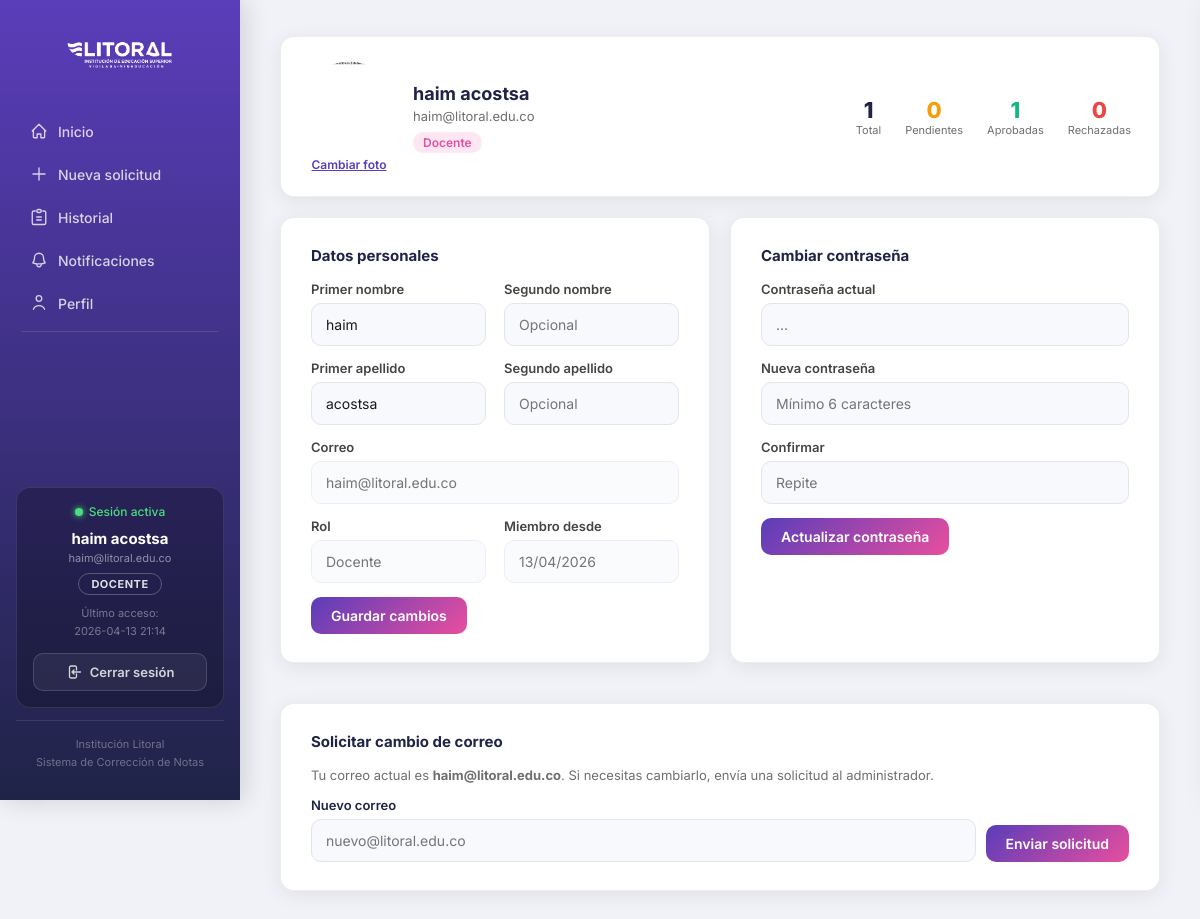
The app's page /public/perfil.php (signed in) with its own data.
### tables this page shows
CREATE TABLE `profesores` (
  `profesor_id` int(11) NOT NULL,
  `primer_nombre` varchar(100) NOT NULL,
  `segundo_nombre` varchar(100) DEFAULT NULL,
  `primer_apellido` varchar(100) NOT NULL,
  `segundo_apellido` varchar(100) DEFAULT NULL,
  `email` varchar(200) NOT NULL,
  `password_hash` varchar(255) NOT NULL,
  `rol` enum('ADMINISTRADOR','SOLICITANTE') NOT NULL DEFAULT 'SOLICITANTE',
  `fecha_creacion` datetime NOT NULL DEFAULT current_timestamp(),
  `ultimo_acceso` datetime DEFAULT NULL,
  `foto` varchar(255) DEFAULT NULL,
  `activo` tinyint(1) NOT NULL DEFAULT 1
);

### src/auth.php (called while the page is built, shortened)
<?php
function isLoggedIn() {
    return isset($_SESSION['user_id']);
}
function currentUser($pdo) {
    $stmt = $pdo->prepare('SELECT profesor_id, CONCAT(primer_nombre, " ", primer_apellido) as nombre, email, rol FROM profesores WHERE profesor_id = ?');
    $stmt->execute([$_SESSION['user_id']]);
    return $stmt->fetch();
}
?>

### src/helpers.php (called while the page is built, shortened)
<?php
function h($s){ return htmlspecialchars($s, ENT_QUOTES, 'UTF-8'); }

### public/perfil.php (the view, shortened to what this page needs)
<?php
require_once __DIR__.'/../src/auth.php';
require_once __DIR__.'/../src/helpers.php';
$user = currentUser($pdo);
$r = $pdo->prepare("SELECT estado,COUNT(*) as c FROM solicitudes WHERE profesor_solicitante_id=? GROUP BY estado");
$r->execute([$user['profesor_id']]);
$stats = ['pendiente'=>0,'aprobada'=>0,'rechazada'=>0];
foreach ($r->fetchAll() as $row) $stats[strtolower($row['estado'])] = (int)$row['c'];
$stats['total'] = array_sum($stats);
$stmt = $pdo->prepare('SELECT primer_nombre,segundo_nombre,primer_apellido,segundo_apellido,email,rol,fecha_creacion,foto FROM profesores WHERE profesor_id=?');
$stmt->execute([$user['profesor_id']]);
$perfil = $stmt->fetch();
$fotoUrl = !empty($perfil['foto']) && is_file(__DIR__.'/uploads/fotos/'.$perfil['foto'])
    ? 'uploads/fotos/'.htmlspecialchars($perfil['foto'], ENT_QUOTES, 'UTF-8')
    : null;
$iniciales = strtoupper(substr($perfil['primer_nombre'],0,1).substr($perfil['primer_apellido'],0,1));
$sol_email_q = $pdo->prepare("SELECT * FROM solicitudes_email WHERE profesor_id=? AND estado='PENDIENTE' ORDER BY fecha_solicitud DESC LIMIT 1");
$sol_email_q->execute([$user['profesor_id']]);
$sol_email = $sol_email_q->fetch();
include 'header.php';
?>
<div class="perfil-header card">
  <div style="display:flex;flex-direction:column;align-items:center;gap:8px;flex-shrink:0">
    <div class="perfil-avatar-wrap">
      <?php if ($fotoUrl): ?>
        <img src="<?= $fotoUrl ?>" alt="Foto" class="perfil-avatar-img">
      <?php else: ?>
        <div class="perfil-avatar"><?= $iniciales ?></div>
      <?php endif; ?>
    </div>
    <button type="button" onclick="document.getElementById('fotoInput').click()" class="btn-cambiar-foto">Cambiar foto</button>
  </div>
  <div class="perfil-info">
    <div class="perfil-nombre"><?= htmlspecialchars(trim($perfil['primer_nombre'].' '.($perfil['segundo_nombre']??'').' '.$perfil['primer_apellido'].' '.($perfil['segundo_apellido']??'')), ENT_QUOTES, 'UTF-8') ?></div>
    <div class="perfil-email"><?= htmlspecialchars($perfil['email'], ENT_QUOTES, 'UTF-8') ?></div>
    <span class="rol-badge <?= $perfil['rol']==='ADMINISTRADOR' ? 'admin' : 'solicitante' ?>">
      <?= $perfil['rol']==='ADMINISTRADOR' ? 'Administrador' : 'Docente' ?>
    </span>
  </div>
  <div class="perfil-stats">
    <div class="pstat"><span class="pstat-val"><?= $stats['total'] ?></span><span class="pstat-label">Total</span></div>
    <div class="pstat"><span class="pstat-val" style="color:#F59E0B"><?= $stats['pendiente'] ?></span><span class="pstat-label">Pendientes</span></div>
    <div class="pstat"><span class="pstat-val" style="color:#10B981"><?= $stats['aprobada'] ?></span><span class="pstat-label">Aprobadas</span></div>
    <div class="pstat"><span class="pstat-val" style="color:#EF4444"><?= $stats['rechazada'] ?></span><span class="pstat-label">Rechazadas</span></div>
  </div>
</div>
<div style="display:grid;grid-template-columns:1fr 1fr;gap:20px">
  <div class="card">
    <h4>Datos personales</h4>
    <form method="post">
      <div class="form-row" style="margin-bottom:14px">
        <div class="col"><label>Primer nombre</label><input class="input" name="primer_nombre" value="<?= htmlspecialchars($perfil['primer_nombre']??'', ENT_QUOTES, 'UTF-8') ?>" required></div>
        <div class="col"><label>Segundo nombre</label><input class="input" name="segundo_nombre" value="<?= htmlspecialchars($perfil['segundo_nombre']??'', ENT_QUOTES, 'UTF-8') ?>" placeholder="Opcional"></div>
      </div>
      <div class="form-row" style="margin-bottom:14px">
        <div class="col"><label>Primer apellido</label><input class="input" name="primer_apellido" value="<?= htmlspecialchars($perfil['primer_apellido']??'', ENT_QUOTES, 'UTF-8') ?>" required></div>
        <div class="col"><label>Segundo apellido</label><input class="input" name="segundo_apellido" value="<?= htmlspecialchars($perfil['segundo_apellido']??'', ENT_QUOTES, 'UTF-8') ?>" placeholder="Opcional"></div>
      </div>
      <div style="margin-bottom:14px">
        <label>Correo</label>
        <input class="input" value="<?= htmlspecialchars($perfil['email'], ENT_QUOTES, 'UTF-8') ?>" disabled style="opacity:.6;cursor:not-allowed">
      </div>
      <div class="form-row" style="margin-bottom:14px">
        <div class="col"><label>Rol</label><input class="input" value="<?= $perfil['rol']==='ADMINISTRADOR' ? 'Administrador' : 'Docente' ?>" disabled style="opacity:.6;cursor:not-allowed"></div>
        <div class="col"><label>Miembro desde</label><input class="input" value="<?= date('d/m/Y', strtotime($perfil['fecha_creacion'])) ?>" disabled style="opacity:.6;cursor:not-allowed"></div>
      </div>
      <button class="btn btn-primary">Guardar cambios</button>
    </form>
  </div>
  <div class="card">
    <h4>Cambiar contraseña</h4>
    <form method="post">
      <div style="margin-bottom:14px"><label>Contraseña actual</label><input class="input" type="password" name="password_actual" placeholder="..." required></div>
      <div style="margin-bottom:14px"><label>Nueva contraseña</label><input class="input" type="password" name="password_nueva" placeholder="Mínimo 6 caracteres" required></div>
      <div style="margin-bottom:14px"><label>Confirmar</label><input class="input" type="password" name="password_confirma" placeholder="Repite" required></div>
      <button class="btn btn-primary">Actualizar contraseña</button>
    </form>
  </div>
</div>
<div class="card" style="margin-top:20px">
  <h4>Solicitar cambio de correo</h4>
  <?php if ($sol_email): ?>
    <div style="background:#FEF3C7;border-left:4px solid #F59E0B;border-radius:8px;padding:12px 16px;font-size:13px;margin-bottom:16px">
      <strong>Solicitud pendiente</strong> — Estás esperando que el administrador apruebe el cambio a
      <strong><?= h($sol_email['email_nuevo']) ?></strong>.<br>
      <span style="color:#aaa;font-size:11px">Enviada el <?= date('d/m/Y H:i', strtotime($sol_email['fecha_solicitud'])) ?></span>
    </div>
    <form method="post">
      <input type="hidden" name="csrf_token" value="<?= csrf_token() ?>">
      <input type="hidden" name="accion" value="cancelar_cambio_email">
      <button class="btn btn-sm" type="submit"
        style="background:#FEE2E2;color:#991B1B;border:none;cursor:pointer;font-family:inherit;font-weight:600;padding:8px 16px;border-radius:8px">
        Cancelar solicitud
      </button>
    </form>
  <?php else: ?>
    <p style="font-size:13px;color:#6F6F6F;margin-bottom:14px">
      Tu correo actual es <strong><?= h($perfil['email']) ?></strong>.
      Si necesitas cambiarlo, envía una solicitud al administrador.
    </p>
    <form method="post">
      <div style="display:flex;gap:10px;align-items:flex-end;flex-wrap:wrap">
        <div style="flex:1;min-width:220px">
          <label style="font-size:13px;font-weight:600;color:#1F2347;display:block;margin-bottom:6px">Nuevo correo</label>
          <input class="input" type="email" name="nuevo_email" placeholder="nuevo@litoral.edu.co" required>
        </div>
        <button class="btn btn-primary" type="submit" style="white-space:nowrap">Enviar solicitud</button>
      </div>
    </form>
  <?php endif; ?>
</div>
<?php include 'footer.php'; ?>

### public/header.php (shortened to what this page needs)
<?php
require_once __DIR__ . '/../src/auth.php';
require_once __DIR__ . '/../src/helpers.php';
$user = currentUser($pdo);
$ultimo_acceso = null;
if ($user) {
    $ua = $pdo->prepare("SELECT ultimo_acceso FROM profesores WHERE profesor_id=?");
    $ua->execute([$user['profesor_id']]);
    $ultimo_acceso = $ua->fetchColumn();
}
?>
<!doctype html>
<html lang="es">
<head>
    <link rel="stylesheet" href="css/global.css">
</head>
<body>
<div class="app">
    <aside class="sidebar">
        <div class="logo">
            <img src="img/logo_login.png" alt="Litoral" class="logo-img">
        </div>
        <nav class="nav">
            <?php if ($user): ?>
                <a href="dashboard_profesor.php">
                    <svg width="18" height="18" fill="none" viewBox="0 0 24 24" stroke="currentColor" stroke-width="1.8"><path stroke-linecap="round" stroke-linejoin="round" d="M3 12l9-9 9 9M4.5 10.5V20a1 1 0 001 1h4v-5h5v5h4a1 1 0 001-1v-9.5"/></svg>
                    Inicio
                </a>
                <a href="crear_solicitud.php">
                    <svg width="18" height="18" fill="none" viewBox="0 0 24 24" stroke="currentColor" stroke-width="1.8"><path stroke-linecap="round" stroke-linejoin="round" d="M12 4v16m8-8H4"/></svg>
                    Nueva solicitud
                </a>
                <a href="ver_solicitudes.php">
                    <svg width="18" height="18" fill="none" viewBox="0 0 24 24" stroke="currentColor" stroke-width="1.8"><path stroke-linecap="round" stroke-linejoin="round" d="M9 12h6m-6 4h6M7 4H5a2 2 0 00-2 2v14a2 2 0 002 2h14a2 2 0 002-2V6a2 2 0 00-2-2h-2M9 4a2 2 0 012-2h2a2 2 0 012 2v0a2 2 0 01-2 2h-2a2 2 0 01-2-2z"/></svg>
                    Historial
                </a>
                <a href="#" class="notif-trigger" id="notifBtn">
                    <span style="position:relative; display:flex; align-items:center;">
                    </span>
                    Notificaciones
                </a>
                <a href="perfil.php">
                    <svg width="18" height="18" fill="none" viewBox="0 0 24 24" stroke="currentColor" stroke-width="1.8"><path stroke-linecap="round" stroke-linejoin="round" d="M15.75 6a3.75 3.75 0 11-7.5 0 3.75 3.75 0 017.5 0zM4.5 20.25a8.25 8.25 0 0115 0"/></svg>
                    Perfil
                </a>
                <div class="nav-divider"></div>
            <?php endif; ?>
        </nav>
        <div style="flex:1"></div>
        <?php if ($user): ?>
        <div class="sidebar-user-card">
            <div class="sidebar-user-status">
                <span class="status-dot"></span>
                <span>Sesi&oacute;n activa</span>
            </div>
            <div class="sidebar-user-name"><?= htmlspecialchars($user['nombre'], ENT_QUOTES, 'UTF-8') ?></div>
            <div class="sidebar-user-email"><?= htmlspecialchars($user['email'], ENT_QUOTES, 'UTF-8') ?></div>
            <span class="sidebar-user-rol"><?= $user['rol'] === 'ADMINISTRADOR' ? 'ADMINISTRADOR' : 'DOCENTE' ?></span>
            <?php if ($ultimo_acceso): ?>
            <div class="sidebar-user-acceso">
                <span>&#218;ltimo acceso:</span><br>
                <span><?= date('Y-m-d H:i', strtotime($ultimo_acceso)) ?></span>
            </div>
            <?php endif; ?>
            <a href="logout.php" class="sidebar-logout-btn">
                <svg width="16" height="16" fill="none" viewBox="0 0 24 24" stroke="currentColor" stroke-width="2"><path stroke-linecap="round" stroke-linejoin="round" d="M15.75 9V5.25A2.25 2.25 0 0013.5 3h-6a2.25 2.25 0 00-2.25 2.25v13.5A2.25 2.25 0 007.5 21h6a2.25 2.25 0 002.25-2.25V15M12 9l-3 3m0 0l3 3m-3-3h12.75"/></svg>
                Cerrar sesi&oacute;n
            </a>
        </div>
        <?php endif; ?>
        <div class="footer-note">
            Instituci&oacute;n Litoral<br>Sistema de Correcci&oacute;n de Notas
        </div>
    </aside>
    <main class="main">

### public/css/global.css (style rules this page uses)
:root { --primary: #5A3DBA; --primary-dark: #472F99; --secondary: #1F2347; --accent: #E84E9F; --accent-dark: #d13c88; --bg: #F0F2F8; --surface: #FFFFFF; --text: #1A1A1A; --muted: #6F6F6F; --radius: 14px; --shadow: 0 4px 20px rgba(0,0,0,0.07); --shadow-lg: 0 12px 40px rgba(0,0,0,0.12); --border: 1px solid rgba(0,0,0,0.07); }
* { box-sizing: border-box; margin: 0; padding: 0; }
body { font-family: 'Inter', 'Segoe UI', Roboto, sans-serif; background: var(--bg); color: var(--text); font-size: 15px; min-height: 100vh; }
.app { display: flex; min-height: 100vh; }
.sidebar { width: 240px; min-height: 100vh; background: linear-gradient(180deg, var(--primary) 0%, var(--secondary) 100%); padding: 28px 16px; display: flex; flex-direction: column; color: white; position: sticky; top: 0; height: 100vh; overflow-y: auto; box-shadow: 4px 0 24px rgba(0,0,0,0.15); }
.logo { text-align: center; margin-bottom: 32px; }
.logo-img { width: 130px; display: block; margin: 0 auto; filter: brightness(0) invert(1); }
.nav a { text-decoration: none; color: rgba(255,255,255,0.78); padding: 11px 14px; display: flex; align-items: center; gap: 10px; border-radius: 10px; margin-bottom: 3px; font-weight: 500; font-size: 14px; transition: all .15s ease; }
.nav-divider { height: 1px; background: rgba(255,255,255,0.12); margin: 8px 6px; }
.footer-note { font-size: 11px; color: rgba(255,255,255,0.35); text-align: center; line-height: 1.7; padding-top: 14px; border-top: 1px solid rgba(255,255,255,0.1); margin-top: auto; }
.main { flex: 1; padding: 36px 40px; }
.card { background: var(--surface); padding: 28px 30px; border-radius: var(--radius); box-shadow: var(--shadow); margin-bottom: 20px; border: var(--border); transition: box-shadow .2s ease, transform .2s ease; }
.card h3, .card h4 { margin-bottom: 16px; font-weight: 700; color: var(--secondary); }
.btn { padding: 10px 20px; border-radius: 10px; border: none; cursor: pointer; font-weight: 600; font-size: 14px; font-family: inherit; transition: all .15s ease; text-decoration: none !important; display: inline-block; }
.btn-primary { background: linear-gradient(135deg, var(--primary), var(--accent)); color: white; }
.input, textarea, select { width: 100%; padding: 12px 14px; border: 1.5px solid #E2E4EF; border-radius: 10px; background: #F8F9FC; font-size: 14px; font-family: inherit; color: var(--text); transition: all .15s ease; outline: none; }
label { display: block; font-size: 13px; font-weight: 600; color: #444; margin-bottom: 6px; }
.form-row { display: flex; gap: 18px; }
.col { flex: 1; }
.sidebar-user-card { background: rgba(0,0,0,0.25); border: 1px solid rgba(255,255,255,0.1); border-radius: 14px; padding: 16px; margin-bottom: 12px; text-align: center; }
.sidebar-user-status { display: flex; align-items: center; justify-content: center; gap: 6px; font-size: 12px; color: #4ade80; margin-bottom: 10px; font-weight: 500; }
.status-dot { width: 8px; height: 8px; border-radius: 50%; background: #4ade80; box-shadow: 0 0 6px #4ade80; flex-shrink: 0; }
.sidebar-user-name { font-size: 15px; font-weight: 700; color: white; margin-bottom: 3px; }
.sidebar-user-email { font-size: 11px; color: rgba(255,255,255,0.5); margin-bottom: 8px; word-break: break-all; }
.sidebar-user-rol { display: inline-block; padding: 3px 12px; border-radius: 99px; border: 1px solid rgba(255,255,255,0.25); font-size: 11px; font-weight: 700; color: rgba(255,255,255,0.85); letter-spacing: 0.5px; margin-bottom: 10px; }
.sidebar-user-acceso { font-size: 11px; color: rgba(255,255,255,0.4); line-height: 1.6; margin-bottom: 12px; }
.sidebar-logout-btn { display: flex; align-items: center; justify-content: center; gap: 8px; width: 100%; padding: 10px; border-radius: 10px; border: 1px solid rgba(255,255,255,0.15); background: rgba(255,255,255,0.06); color: rgba(255,255,255,0.8); font-size: 13px; font-weight: 600; text-decoration: none !important; transition: all .15s ease; cursor: pointer; }

### records on screen
profesores: email "haim@litoral.edu.co", ultimo_acceso "2026-04-13 21:14", foto (picture), primer_nombre+segundo_nombre+primer_apellido "haim acostsa", primer_nombre "haim", primer_apellido "acostsa", rol "Docente", fecha_creacion "13/04/2026"

### other values on screen
$user['nombre'] "haim acostsa"
$stats['total'] "1"
$stats['pendiente'] "0"
$stats['aprobada'] "1"
$stats['rechazada'] "0"
